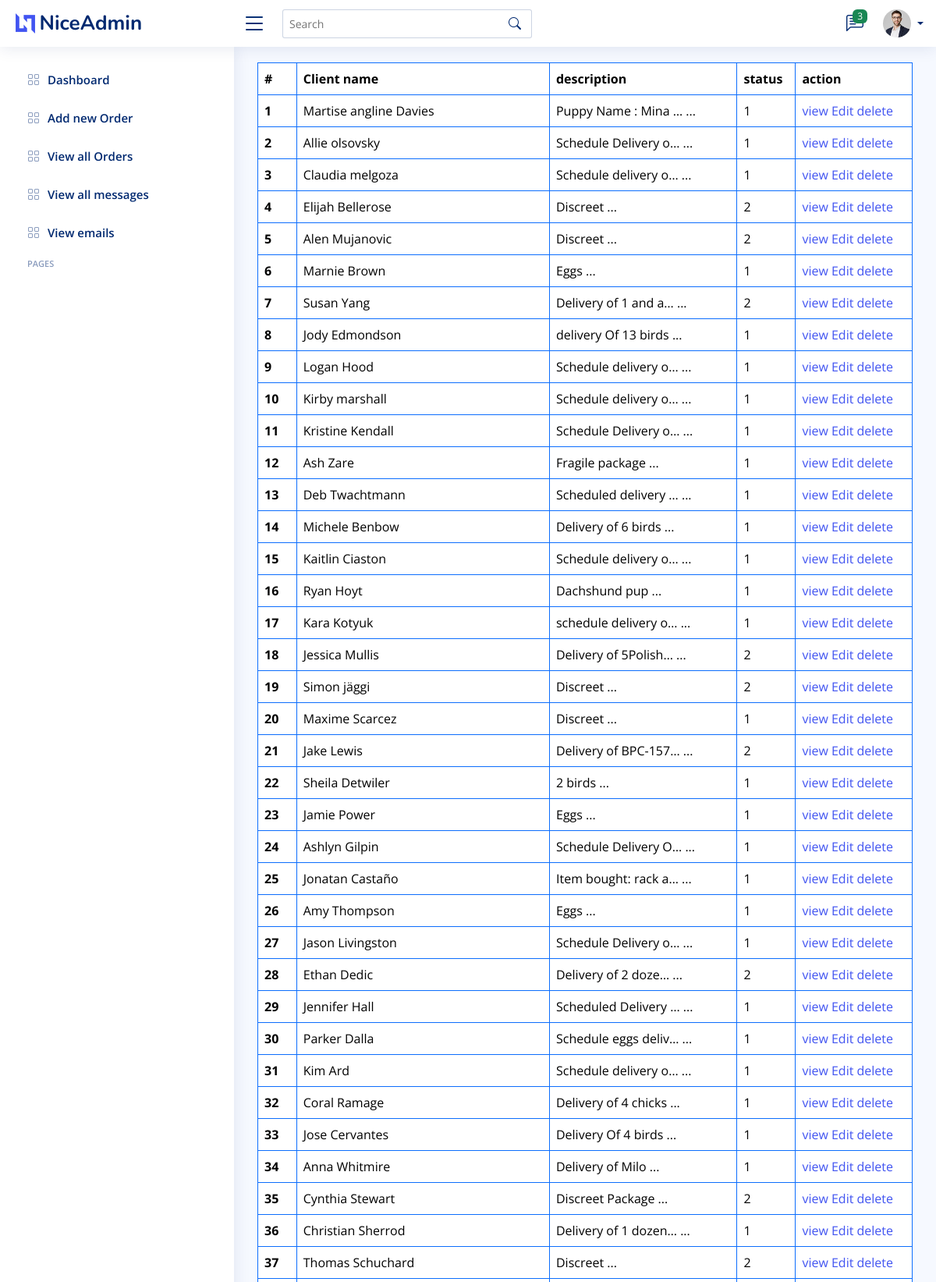
Page /adminside/order-list/ (upper part) on the committed database.
### adminside/models.py (models this page shows, shortened)
class Order(models.Model):
    sender_name = models.CharField(max_length=50)
    sender_address = models.CharField(max_length=50)
    sender_email = models.EmailField()
    reciever_name = models.CharField(max_length=50, null=True, blank=True)
    Phone_number = models.CharField(null=True, blank=True, max_length=50)
    reciever_address = models.CharField(max_length=50, null=True, blank=True)
    reciever_email = models.EmailField()
    origin = models.CharField(max_length=50, null=True, blank=True)
    destination = models.CharField(max_length=50, null=True, blank=True)
    package = models.IntegerField(null=True)
    carrier = models.CharField(max_length=50, null=True, blank=True)
    type_of_shipment = models.CharField(max_length=50, null=True, blank=True)
    description = models.TextField(null=True, blank=True)
    reference_number = models.CharField(max_length=50, null=True, blank=True)
    weight = models.CharField(max_length=50, null=True, blank=True)
    departure_date = models.CharField(null=True, blank=True, max_length=50)
    arrival_date = models.CharField(null=True, blank=True, max_length=50)
    departure_time = models.CharField(null=True, blank=True, max_length=50)
    arrival_time = models.CharField(null=True, blank=True, max_length=50)
    payment_method = models.CharField(max_length=50, null=True, blank=True)
    tracking_number = models.CharField(default=f"EXWA{str(uuid.uuid4())[:18]}-ORDER", max_length=30, unique=True)
    status = models.IntegerField(choices=ORDERSTATUS, default=1)
    id = models.UUIDField(default=uuid.uuid4, unique=True, primary_key=True, editable= False)
    date_added = models.DateTimeField(auto_now_add = True)
    updated = models.DateTimeField(auto_now=True)
    class Meta:
        ordering = ['-date_added']

### adminside/views.py (the view)
# urls.py: path('order-list/',views.OrderList, name='order-list'),
def OrderList(request):
    orders = Order.objects.all()
    return render(request, 'orderList.html', {'orders': orders})

### adminside/templates/orderList.html (shortened to what this page needs)
{% extends 'base.html' %}
{% load static %}
{% block content %}
<div class="container">
    <div class="row">
      <table class="table table-bordered border-primary">
        <thead>
          <tr>
            <th scope="col">#</th>
            <th scope="col">Client name</th>
            <th scope="col">description</th>
            <th scope="col">status</th>
            <th scope="col">action</th>
          </tr>
        </thead>
        <tbody>
          {% for order in orders %}
          <tr>
            <th >{{forloop.counter}}</th>
            <td>{{order.reciever_name}}</td>
            <td>{{order.description|truncatechars:20}} ...</td>
            <td>{{order.status}}</td>
            <td>
              <a href="{% url 'adminside:details' order.id %}">view</a>
              <a href="{% url 'adminside:update-order' order.id %}">Edit</a>
              <a href="{% url 'adminside:delete-order' order.id %}">delete</a>
            </td>
          </tr>
          {% endfor %}
        </tbody>
      </table>
    </div>
  </div>
{% endblock %}

### adminside/templates/base.html (shortened to what this page needs)
{% load static %}
<!DOCTYPE html>
<html lang="en">
<head>
  <link href="{% static 'assets/vendor/bootstrap/css/bootstrap.min.css' %}" rel="stylesheet">
  <link rel="stylesheet" href="{% static 'assets/vendor/bootstrap-icons/bootstrap-icons.css' %}">
  <link rel="stylesheet" href="{% static 'assets/vendor/boxicons/css/boxicons.min.css' %}">
  <link rel="stylesheet" href="{% static 'assets/vendor/quill/quill.snow.css' %}">
  <link rel="stylesheet" href="{% static 'assets/vendor/quill/quill.bubble.css' %}">
  <link href="{%static 'assets/vendor/remixicon/remixicon.css' %}" rel="stylesheet">
  <link href="{% static 'assets/vendor/simple-datatables/style.css' %}" rel="stylesheet">
  <link href="{% static 'assets/css/style1.css' %}" rel="stylesheet">
</head>
<body>
  <header id="header" class="header fixed-top d-flex align-items-center">
    <div class="d-flex align-items-center justify-content-between">
      <a href="" class="logo d-flex align-items-center">
        <img src="{% static 'assets/img/logo.png' %}" alt="">
        <span class="d-none d-lg-block">NiceAdmin</span>
      </a>
      <i class="bi bi-list toggle-sidebar-btn"></i>
    </div>
    <div class="search-bar">
      <form class="search-form d-flex align-items-center" method="POST" action="#">
        <input type="text" name="query" placeholder="Search" title="Enter search keyword">
        <button type="submit" title="Search"><i class="bi bi-search"></i></button>
      </form>
    </div>
    <nav class="header-nav ms-auto">
      <ul class="d-flex align-items-center">
        <li class="nav-item dropdown">
          <a class="nav-link nav-icon" href="#" data-bs-toggle="dropdown">
            <i class="bi bi-chat-left-text"></i>
            <span class="badge bg-success badge-number">3</span>
          </a>
        </li>
        <li class="nav-item dropdown pe-3">
          <a class="nav-link nav-profile d-flex align-items-center pe-0" href="#" data-bs-toggle="dropdown">
            <img src="{% static 'assets/img/profile-img.jpg' %}" alt="Profile" class="rounded-circle">
            <span class="d-none d-md-block dropdown-toggle ps-2">{{request.user.username}}</span>
          </a>
        </li>
      </ul>
    </nav>
  </header>
  <aside id="sidebar" class="sidebar">
    <ul class="sidebar-nav" id="sidebar-nav">
      <li class="nav-item">
        <a class="nav-link collapsed" href="{% url 'adminside:dashboard' %}">
          <i class="bi bi-grid"></i>
          <span>Dashboard</span>
        </a>
      </li>
      <li class="nav-item">
        <a class="nav-link collapsed" href="{% url 'adminside:new-order' %}">
          <i class="bi bi-grid"></i>
          <span>Add new Order</span>
        </a>
      </li>
      <li class="nav-item">
        <a class="nav-link collapsed" href="{% url 'adminside:order-list' %}">
          <i class="bi bi-grid"></i>
          <span>View all Orders</span>
        </a>
      </li>
      <li class="nav-item">
        <a class="nav-link collapsed" href="{% url 'adminside:all-messages' %}">
          <i class="bi bi-grid"></i>
          <span>View all messages</span>
        </a>
      </li>
      <li class="nav-item">
        <a class="nav-link collapsed" href="{% url 'adminside:email' %}">
          <i class="bi bi-grid"></i>
          <span>View emails</span>
        </a>
      </li>
      <li class="nav-heading">Pages</li>
    </ul>
  </aside>
  <main id="main" class="main">
    {% block content %}
    {% endblock %}
  </main>
</body>
</html>

### adminside/static/assets/css/style1.css (style rules this page uses)
:root { scroll-behavior: smooth; }
body { font-family: "Open Sans", sans-serif; background: #f6f9ff; color: #444444; }
a { color: #4154f1; text-decoration: none; }
#main { margin-top: 60px; padding: 20px 30px; transition: all 0.3s; }
.logo { line-height: 1; }
@media (min-width: 1200px) { .logo { width: 280px; } }
.logo img { max-height: 26px; margin-right: 6px; }
.logo span { font-size: 26px; font-weight: 700; color: #012970; font-family: "Nunito", sans-serif; }
.header { transition: all 0.5s; z-index: 997; height: 60px; box-shadow: 0px 2px 20px rgba(1, 41, 112, 0.1); background-color: #fff; padding-left: 20px; }
.header .toggle-sidebar-btn { font-size: 32px; padding-left: 10px; cursor: pointer; color: #012970; }
.header .search-bar { min-width: 360px; padding: 0 20px; }
.header .search-form { width: 100%; }
.header .search-form input { border: 0; font-size: 14px; color: #012970; border: 1px solid rgba(1, 41, 112, 0.2); padding: 7px 38px 7px 8px; border-radius: 3px; transition: 0.3s; width: 100%; }
.header .search-form button { border: 0; padding: 0; margin-left: -30px; background: none; }
.header .search-form button i { color: #012970; }
.header-nav ul { list-style: none; }
.header-nav>ul { margin: 0; padding: 0; }
.header-nav .nav-icon { font-size: 22px; color: #012970; margin-right: 25px; position: relative; }
.header-nav .nav-profile { color: #012970; }
.header-nav .nav-profile img { max-height: 36px; }
.header-nav .nav-profile span { font-size: 14px; font-weight: 600; }
.header-nav .badge-number { position: absolute; inset: -2px -5px auto auto; font-weight: normal; font-size: 12px; padding: 3px 6px; }
.sidebar { position: fixed; top: 60px; left: 0; bottom: 0; width: 300px; z-index: 996; transition: all 0.3s; padding: 20px; overflow-y: auto; scrollbar-width: thin; scrollbar-color: #aab7cf transparent; box-shadow: 0px 0px 20px rgba(1, 41, 112, 0.1); background-color: #fff; }
@media (min-width: 1200px) { #main, #footer { margin-left: 300px; } }
.sidebar-nav { padding: 0; margin: 0; list-style: none; }
.sidebar-nav li { padding: 0; margin: 0; list-style: none; }
.sidebar-nav .nav-item { margin-bottom: 5px; }
.sidebar-nav .nav-heading { font-size: 11px; text-transform: uppercase; color: #899bbd; font-weight: 600; margin: 10px 0 5px 15px; }
.sidebar-nav .nav-link { display: flex; align-items: center; font-size: 15px; font-weight: 600; color: #4154f1; transition: 0.3; background: #f6f9ff; padding: 10px 15px; border-radius: 4px; }
.sidebar-nav .nav-link i { font-size: 16px; margin-right: 10px; color: #4154f1; }
.sidebar-nav .nav-link.collapsed { color: #012970; background: #fff; }
.sidebar-nav .nav-link.collapsed i { color: #899bbd; }

### rows in the picture
Order: reciever_name "Martise angline Davies", description "Puppy Name : Mina …", status "1"
Order: reciever_name "Allie olsovsky", description "Schedule Delivery o…", status "1"
Order: reciever_name "Claudia melgoza", description "Schedule delivery o…", status "1"
Order: reciever_name "Elijah Bellerose", description "Discreet", status "2"
Order: reciever_name "Alen Mujanovic", description "Discreet", status "2"
Order: reciever_name "Marnie Brown", description "Eggs", status "1"
Order: reciever_name "Susan Yang", description "Delivery of 1 and a…", status "2"
Order: reciever_name "Jody Edmondson", description "delivery Of 13 birds", status "1"
Order: reciever_name "Logan Hood", description "Schedule delivery o…", status "1"
Order: reciever_name "Kirby marshall", description "Schedule delivery o…", status "1"
Order: reciever_name "Kristine Kendall", description "Schedule Delivery o…", status "1"
Order: reciever_name "Ash Zare", description "Fragile package", status "1"
Order: reciever_name "Deb Twachtmann", description "Scheduled delivery …", status "1"
Order: reciever_name "Michele Benbow", description "Delivery of 6 birds", status "1"
Order: reciever_name "Kaitlin Ciaston", description "Schedule delivery o…", status "1"
Order: reciever_name "Ryan Hoyt", description "Dachshund pup", status "1"
Order: reciever_name "Kara Kotyuk", description "schedule delivery o…", status "1"
Order: reciever_name "Jessica Mullis", description "Delivery of 5Polish…", status "2"
Order: reciever_name "Simon jäggi", description "Discreet", status "2"
Order: reciever_name "Maxime Scarcez", description "Discreet", status "1"
Order: reciever_name "Jake Lewis", description "Delivery of BPC-157…", status "2"
Order: reciever_name "Sheila Detwiler", description "2 birds", status "1"
Order: reciever_name "Jamie Power", description "Eggs", status "1"
Order: reciever_name "Ashlyn Gilpin", description "Schedule Delivery O…", status "1"
Order: reciever_name "Jonatan Castaño", description "Item bought: rack a…", status "1"
Order: reciever_name "Amy Thompson", description "Eggs", status "1"
Order: reciever_name "Jason Livingston", description "Schedule Delivery o…", status "1"
Order: reciever_name "Ethan Dedic", description "Delivery of 2 doze…", status "2"
Order: reciever_name "Jennifer Hall", description "Scheduled Delivery …", status "1"
Order: reciever_name "Parker Dalla", description "Schedule eggs deliv…", status "1"
Order: reciever_name "Kim Ard", description "Schedule delivery o…", status "1"
Order: reciever_name "Coral Ramage", description "Delivery of 4 chicks", status "1"
Order: reciever_name "Jose Cervantes", description "Delivery Of 4 birds", status "1"
Order: reciever_name "Anna Whitmire", description "Delivery of Milo", status "1"
Order: reciever_name "Cynthia Stewart", description "Discreet Package", status "2"
Order: reciever_name "Christian Sherrod", description "Delivery of 1 dozen…", status "1"
Order: reciever_name "Thomas Schuchard", description "Discreet", status "2"
